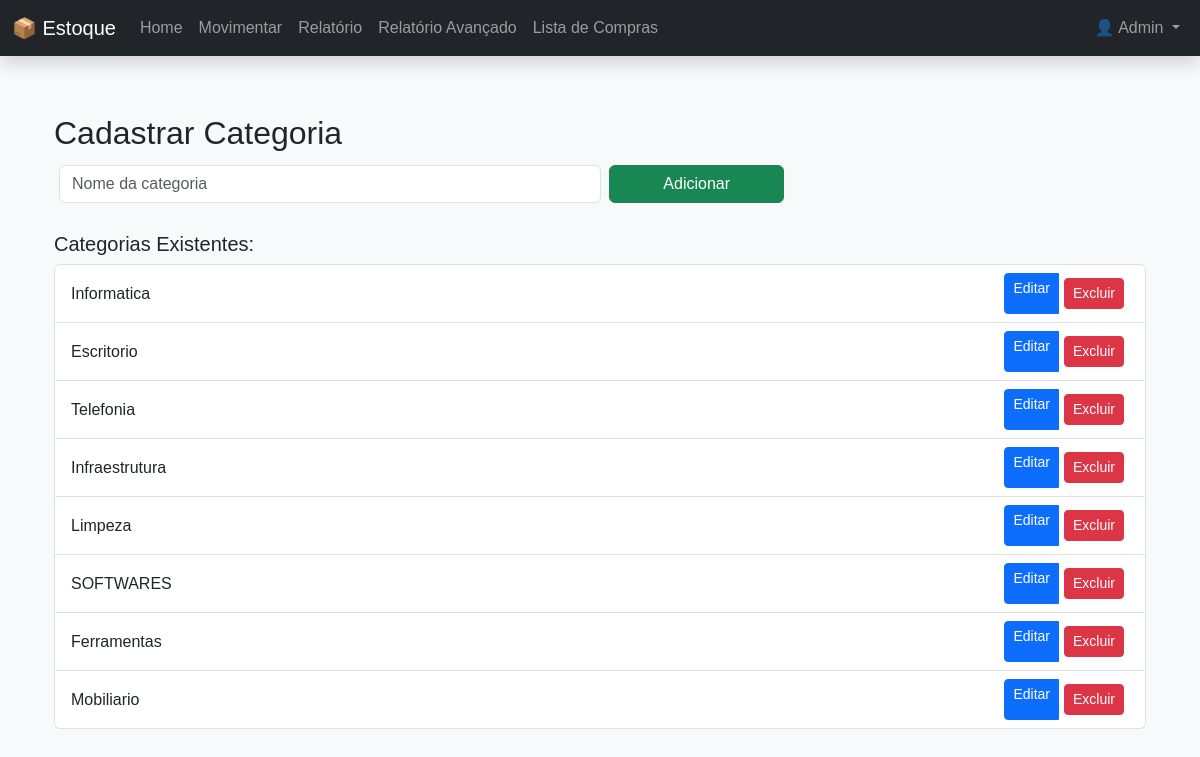
Screenshot of /categorias (signed in) with the database file from the repository.
### models.py (models this page shows)
class Usuario(db.Model, UserMixin):
    id = db.Column(db.Integer, primary_key=True)
    nome = db.Column(db.String(100), nullable=False)
    email = db.Column(db.String(100), unique=True, nullable=False)
    senha = db.Column(db.String(200), nullable=False)
    tipo = db.Column(db.String(20), nullable=False, default='usuario')
    @property
    def is_admin(self):
        return self.tipo == 'admin'

class Categoria(db.Model):
    id = db.Column(db.Integer, primary_key=True)
    nome = db.Column(db.String(50), nullable=False, unique=True)
    produtos = db.relationship('Produto', backref='categoria', lazy=True)

### app.py (the view, shortened to what this page needs)
@app.route('/categorias', methods=['GET', 'POST'])
@login_required
def categorias():
    if not current_user.is_admin:
        flash("Acesso restrito ao administrador.")
        return redirect(url_for('index'))
    categorias = Categoria.query.all()
    return render_template('categorias.html', categorias=categorias)

### app.py (called while the page is built)
@login_manager.user_loader
def load_user(user_id):
    return Usuario.query.get(int(user_id))

### templates/categorias.html (shortened to what this page needs)
{% extends 'base.html' %}
{% block content %}
<div class="container mt-4">
  <h2>Cadastrar Categoria</h2>
  <form method="POST" class="row g-2 mb-4">
    <div class="col-md-6">
      <input type="text" name="nome" class="form-control" placeholder="Nome da categoria" required>
    </div>
    <div class="col-md-2">
      <button type="submit" class="btn btn-success w-100">Adicionar</button>
    </div>
  </form>
  <h5>Categorias Existentes:</h5>
  <ul class="list-group">
    {% for cat in categorias %}
      <li class="list-group-item d-flex justify-content-between align-items-center">
        {{ cat.nome }}
        <div class="btn-group">
          <a href="{{ url_for('editar_categoria', id=cat.id) }}" class="btn btn-sm btn-primary">Editar</a>
          <form method="POST" action="{{ url_for('excluir_categoria', id=cat.id) }}" onsubmit="return confirm('Tem certeza que deseja excluir esta categoria?')">
            <button type="submit" class="btn btn-sm btn-danger">Excluir</button>
          </form>
        </div>
      </li>
    {% endfor %}
  </ul>
</div>
{% endblock %}

### templates/base.html (shortened to what this page needs)
<!DOCTYPE html>
<html lang="pt-br">
<head>
  <link href="https://cdn.jsdelivr.net/npm/bootstrap@5.3.3/dist/css/bootstrap.min.css" rel="stylesheet">
  <link rel="stylesheet" href="{{ url_for('static', filename='css/style.css') }}">
</head>
<body class="bg-light">
  <nav class="navbar navbar-expand-lg navbar-dark bg-dark fixed-top shadow">
    <div class="container-fluid">
      <a class="navbar-brand" href="{{ url_for('index') }}">📦 Estoque</a>
      <div class="collapse navbar-collapse" id="navbarNav">
        <ul class="navbar-nav me-auto">
          <li class="nav-item">
            <a class="nav-link {% if request.endpoint == 'index' %}active{% endif %}" href="{{ url_for('index') }}">Home</a>
          </li>
          <li class="nav-item">
            <a class="nav-link {% if request.endpoint == 'movimentar' %}active{% endif %}" href="{{ url_for('movimentar') }}">Movimentar</a>
          </li>
          <li class="nav-item">
            <a class="nav-link {% if request.endpoint == 'relatorio' %}active{% endif %}" href="{{ url_for('relatorio') }}">Relatório</a>
          </li>
          <li class="nav-item">
            <a class="nav-link" href="{{ url_for('relatorio_avancado') }}">Relatório Avançado</a>
          </li>
                    <li class="nav-item">
            <a class="nav-link" href="{{ url_for('lista_compras') }}">Lista de Compras</a>
          </li>
        </ul>
        <ul class="navbar-nav ms-auto">
        {% if current_user.is_authenticated %}
          <li class="nav-item dropdown">
            <a class="nav-link dropdown-toggle" href="#" id="userDropdown" role="button" data-bs-toggle="dropdown" aria-expanded="false">
              👤 {{ current_user.nome }}
            </a>
          </li>
        {% else %}
          <li class="nav-item">
            <a class="nav-link text-success" href="{{ url_for('login') }}">Login</a>
          </li>
        {% endif %}
        </ul>
      </div>
    </div>
  </nav>
  <main class="container my-4">
    {% block content %}{% endblock %}
  </main>
</body>
</html>

### static/css/style.css (style rules this page uses)
body { font-family: Arial, sans-serif; margin: 20px; }
form input, form button { margin: 5px; }

### templates/base.html (style rules this page uses)
body { padding-top: 70px; }

### rows the page displays
Usuario: nome "Admin"
Categoria: nome "Informatica"
Categoria: nome "Escritorio"
Categoria: nome "Telefonia"
Categoria: nome "Infraestrutura"
Categoria: nome "Limpeza"
Categoria: nome "SOFTWARES"
Categoria: nome "Ferramentas"
Categoria: nome "Mobiliario"
